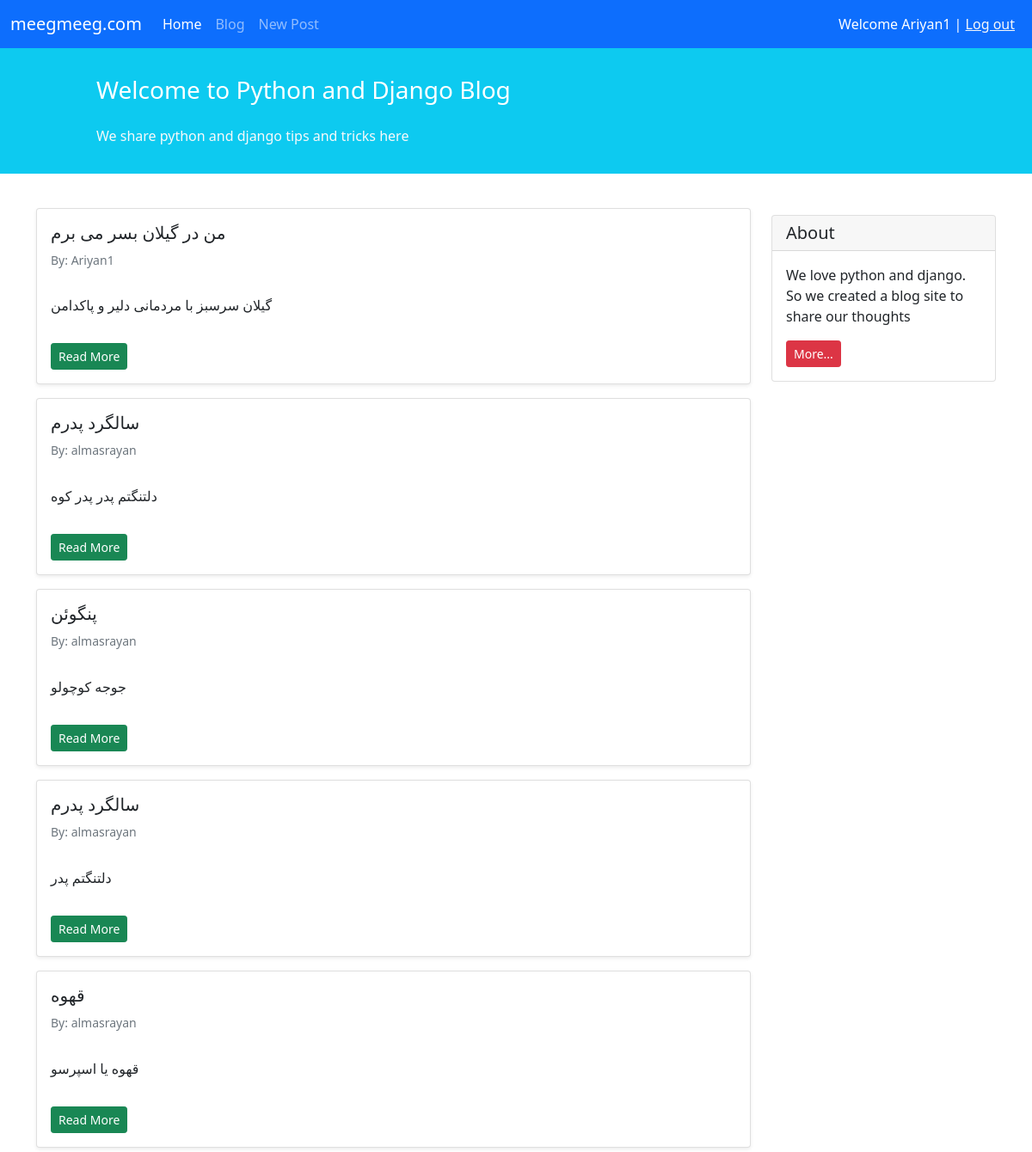
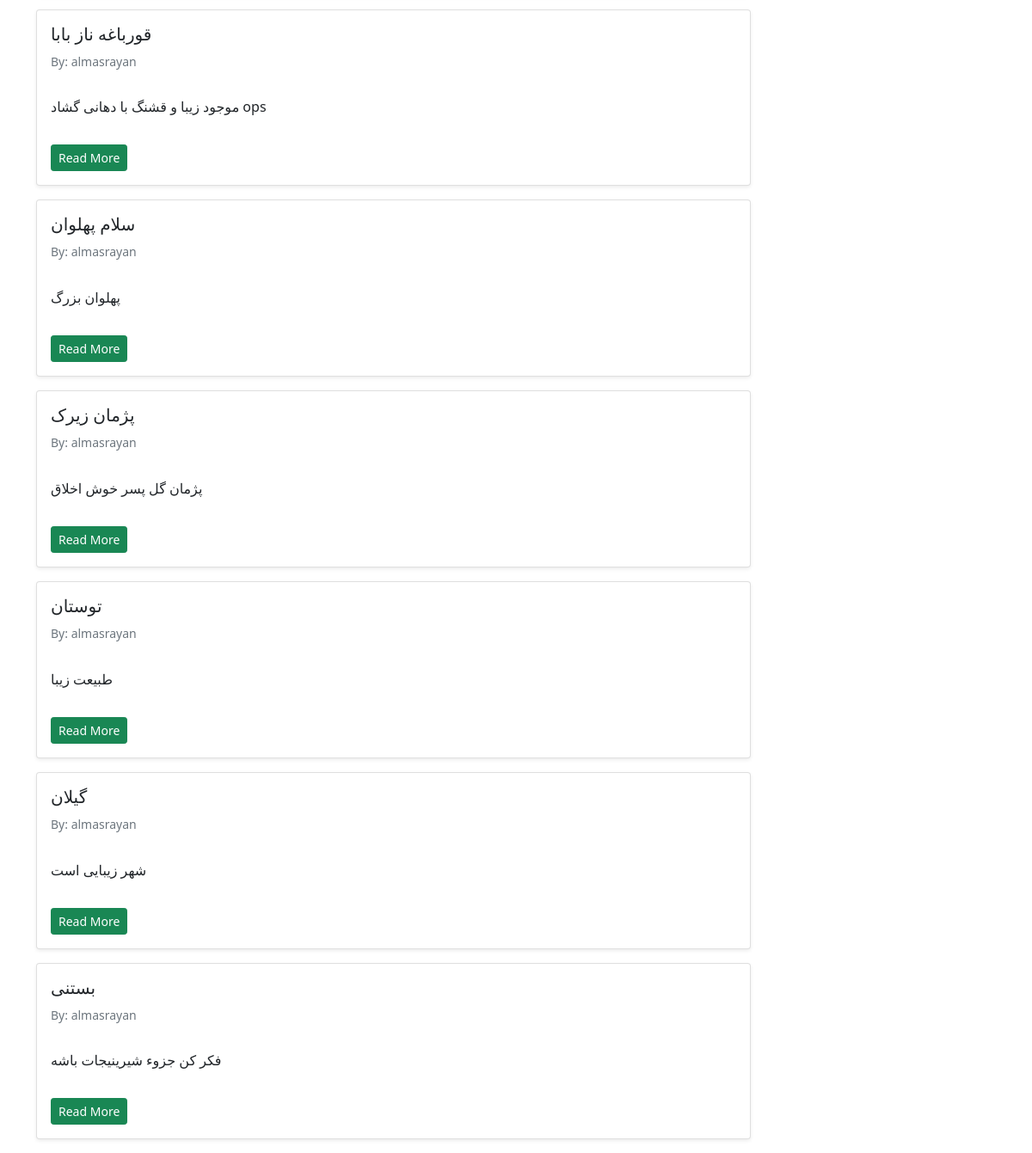
Screenshot of /blog/ (signed in) with the database file from the repository (2 pictures, top to bottom).
### blog/models.py (models this page shows, shortened)
class Post(models.Model):
    STATUS_CHOICES =(
        ('pub','Published'),
        ('drf','Draft'),
    )
    title = models.CharField(max_length=100)
    text = models.TextField()
    author = models.ForeignKey('auth.User',on_delete=models.CASCADE)
    datetime_created = models.DateTimeField(auto_now_add=True)
    datetime_modified = models.DateTimeField(auto_now=True)
    status = models.CharField(choices=STATUS_CHOICES,max_length=3)

### blog/views.py (the view)
# urls.py: path('', views.PostListView.as_view(), name='posts_list'),
class PostListView(generic.ListView):
    template_name = 'blog/posts_list.html'
    context_object_name = 'posts_list'
    def get_queryset(self):
        return Post.objects.filter(status='pub').order_by('-datetime_modified')

### blog/templates/blog/posts_list.html (shortened to what this page needs)
{% extends '_base.html' %}
{% block content %}
    <div class="container mt-4">
        <div class="row">
            <div class="col-9">
                {% for post in posts_list %}
                    <div class="card shadow-sm my-3">
                        <div class="card-body">
                            <h5 class="card-title">{{ post.title }}</h5>
                            <h6 class="card-subtitle mb-2 text-muted small py-2">By: {{ post.author }}</h6>
                            <p class="card-text py-3">
                                {{ post.text }}
                            </p>
                            <a href="{% url 'post_detail' post.id %}" class="btn btn-sm btn-success">Read More</a>   <! blog/{{ post.id }} >
                        </div>
                    </div>
                {% endfor %}
            </div>
            <div class="col-3">
                    <div class="card my-4">
                        <h5 class="card-header">About</h5>
                        <div class="card-body">
                            <p class="card-text">We love python and django. So we created a blog site to share our
                                thoughts</p>
                            <a href="#"
                               class="btn btn-sm btn-danger">
                                More...
                            </a>
                        </div>
                    </div>
            </div>
        </div>
    </div>
{% endblock content %}

### templates/_base.html (shortened to what this page needs)
<!doctype html>
<html lang="en">
<head>
    <link href="https://cdn.jsdelivr.net/npm/bootstrap@5.1.3/dist/css/bootstrap.min.css" rel="stylesheet"
>
</head>
<body>
    <nav class="navbar navbar-expand-lg navbar-dark bg-primary">
        <div class="container-fluid">
            <a class="navbar-brand" href="#">meegmeeg.com</a>
            <div class="collapse navbar-collapse" id="navbarNavAltMarkup">
                <div class="navbar-nav">
                    <a class="nav-link active" aria-current="page" href="{% url 'posts_list' %}">Home</a>
                    <a class="nav-link" href="{% url 'posts_list' %}">Blog</a>
                    <a class="nav-link" href="{% url 'post_create' %}">New Post</a>
                </div>
            </div>
            <div class="mx-2 text-white">
                {% if user.is_authenticated %}
                    Welcome {{ user.username }} | <a class="text-light" href="{% url 'logout' %}">Log out</a>
                {% else %}
                    <a class="text-light" href="{% url 'login' %}">Log In</a> | <a class="text-light" href="{% url 'singup' %}">Sign Up</a>
                {% endif %}
            </div>
        </div>
    </nav>
    <div class="container-fluid bg-info">
        <div class="row py-3">
            <div class="col-md-8 col-md-10 mx-auto">
                <h3 class="my-4 mt-3 text-white">Welcome to Python and Django Blog</h3>
                <p class="text-light">We share python and django tips and tricks here</p>
            </div>
        </div>
    </div>
    {% block content %}
    {% endblock content %}
</body>
</html>

### rows the page displays
Post: title "من در گیلان بسر می برم", author "Ariyan1", text "گیلان سرسبز با مردمانی دلیر و پاکدامن"
Post: title "سالگرد پدرم", author "almasrayan", text "دلتنگتم پدر پدر کوه"
Post: title "پنگوئن", author "almasrayan", text "جوجه کوچولو"
Post: title "سالگرد پدرم", author "almasrayan", text "دلتنگتم پدر"
Post: title "قهوه", author "almasrayan", text "قهوه یا اسپرسو"
Post: title "قورباغه ناز بابا", author "almasrayan", text "موجود زیبا و قشنگ با دهانی گشاد ops"
Post: title "سلام پهلوان", author "almasrayan", text "پهلوان بزرگ"
Post: title "پژمان زیرک", author "almasrayan", text "پژمان گل پسر خوش اخلاق"
Post: title "توستان", author "almasrayan", text "طبیعت زیبا"
Post: title "گیلان", author "almasrayan", text "شهر زیبایی است"
Post: title "بستنی", author "almasrayan", text "فکر کن جزوء شیرینیجات باشه"

### other values shown
{{ user.username }} "Ariyan1"
